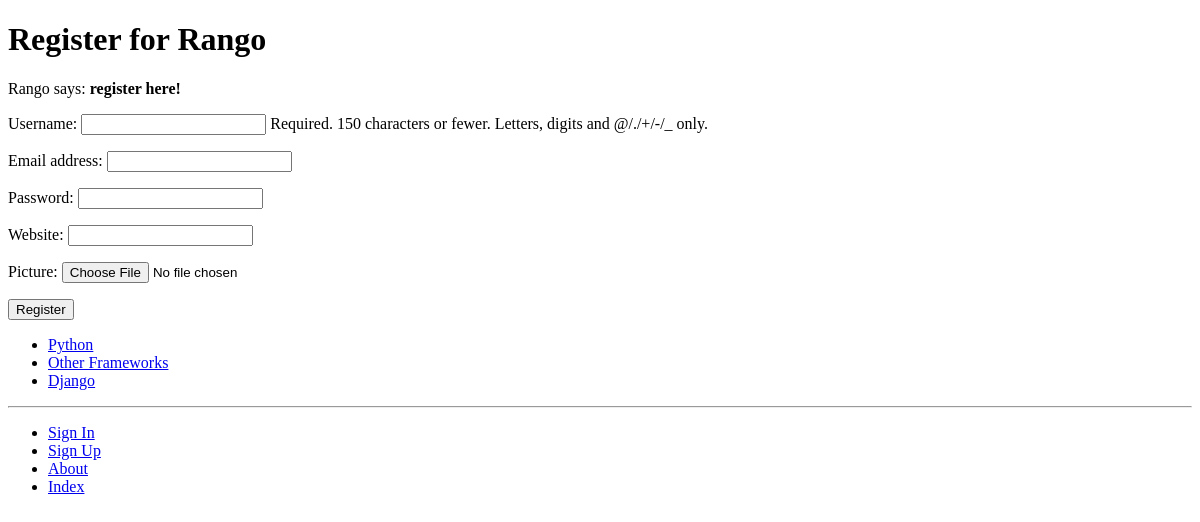
/rango/register/, run on an earlier commit of the app's database.
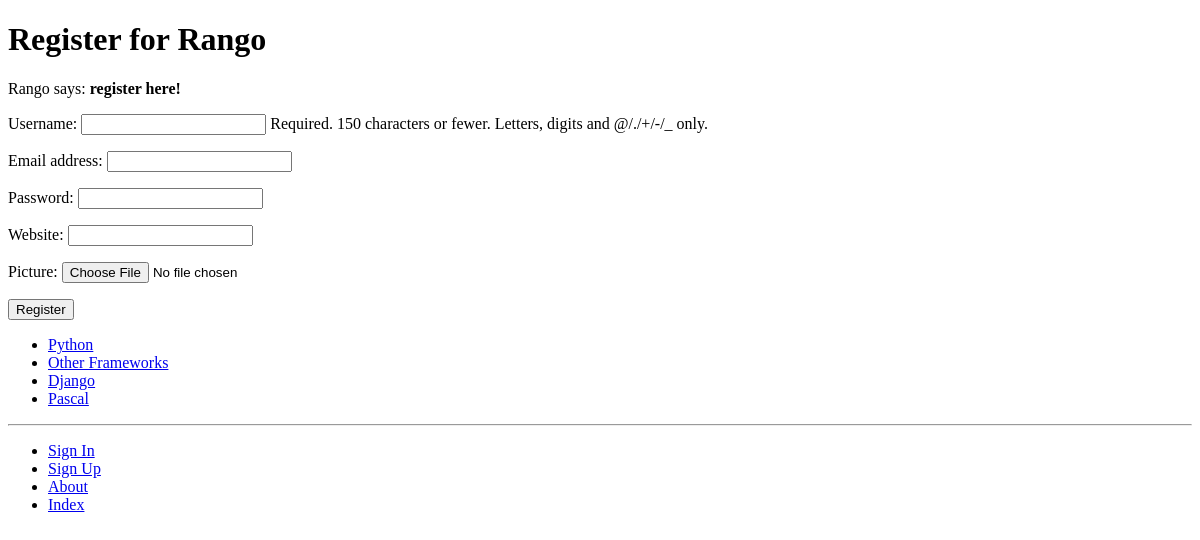
And on a later commit of the database.
### rango/models.py (models this page shows, shortened)
class Category(models.Model):
	name = models.CharField(max_length=128, unique=True)
	views = models.IntegerField(default=0)
	likes = models.IntegerField(default=0)
	slug = models.SlugField(unique = True)
	class Meta:
		verbose_name_plural = 'Categories'

### rango/views.py (the view)
def register(request):
	registered = False
	if request.method == 'POST':
		user_form = UserForm(data=request.POST)
		profile_form = UserProfileForm(data=request.POST)
		if user_form.is_valid() and profile_form.is_valid():
			user = user_form.save()
			user.set_password(user.password)
			user.save()
			profile = profile_form.save(commit=False)
			profile.user = user
			if 'picture' in request.FILES:
				profile.picture = request.FILES['picture']
			profile.save()
			registered = True
		else:
			print(user_form.errors, profile_form.errors)
	else:
		user_form = UserForm()
		profile_form = UserProfileForm()
	return render(request,'rango/register.html',{'user_form': user_form,'profile_form': profile_form,'registered': registered})

### rango/forms.py
class UserForm(forms.ModelForm):
	password = forms.CharField(widget=forms.PasswordInput())
	class Meta:
		model = User
		fields = ('username', 'email', 'password')

class UserProfileForm(forms.ModelForm):
	class Meta:
		model = UserProfile
		fields = ('website', 'picture')

### rango/templatetags/rango_template_tags.py (called while the page is built)
@register.inclusion_tag('rango/cats.html')
def get_category_list(cat = None):
    return {'cats': Category.objects.all(), 'act_cat' : cat}

### templates/rango/register.html (shortened to what this page needs)
{% extends 'rango/base.html' %}
{% load staticfiles %}
{% block body_block %}
	<h1>Register for Rango</h1>
	{% if registered %}
		Rango says: <strong>thank you for registering!</strong>
		<a href="{% url 'index' %}">Return to the homepage.</a><br />
	{% else %}
		Rango says: <strong>register here!</strong><br />
		<form id="user_form" method="post" action="{% url 'register' %}"
		enctype="multipart/form-data">
		{{ user_form.as_p }}
		{{ profile_form.as_p }}
		<input type="submit" name="submit" value="Register" />
	</form>
	{% endif %}
{% endblock %}

### templates/rango/cats.html
<!DOCTYPE HTML>
<ul>
	{% if cats %}
		{% for c in cats %}
			{% if c == act_cat %}
				<li>
				<strong>
					<a href="{% url 'show_category' c.slug %}">{{ c.name }}</a>
				</strong>
				</li>
			{% else %}
				<li>
					<a href="{% url 'show_category' c.slug %}">{{ c.name }}</a>
				</li>
			{% endif %}
		{% endfor %}
	{% else %}
		<li><strong>There are no categories present.</strong></li>
	{% endif %}
</ul>

What changed in the data, as far as the page shows it:
added Category: name "Pascal"
